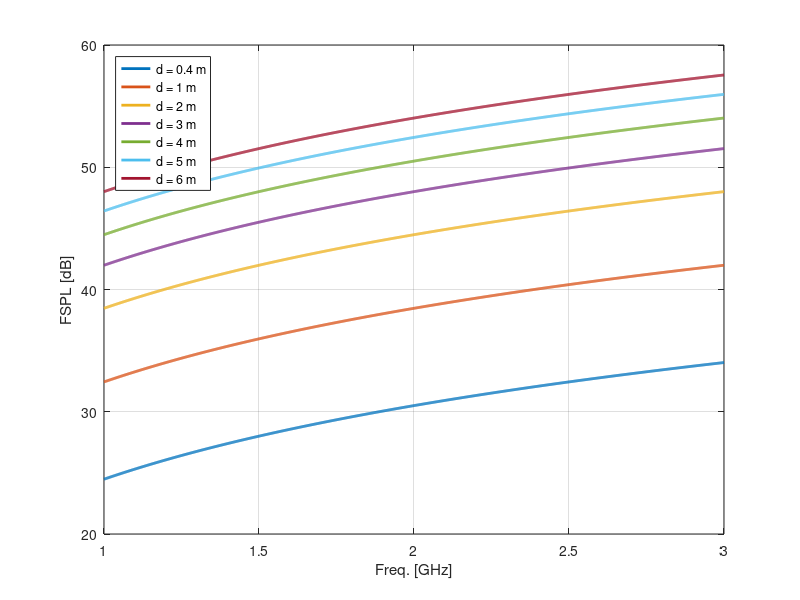

This figure's MATLAB source:
% Free Space Path Loss (FSPL)
% Script to obtain the FSPL
clc
clear all
close all 

set(0,'defaultlinelinewidth',2);    % Set linewidth

f = linspace(1,3,1000)*1e9;         % Freq. Range
c = 3e8;                            % Speed of Light
d = [0.4 1 2 3 4 5 6]';                 % Distance Vector

fspl = 4*pi*d*f/c;                  % Free Space Path Loss

fig1 = figure()
plot(f/1e9,mag2db(fspl)); grid on
xlabel('Freq. [GHz]'); ylabel('FSPL [dB]')

C = regexp(sprintf('d = %d m#', d), '#', 'split');  % Create string and the separate it on the '#' symbol
C(end) = [];                                        % Clear last element (The previous step creates an extra element on the legend)
legend(C,'Location','NorthWest')
